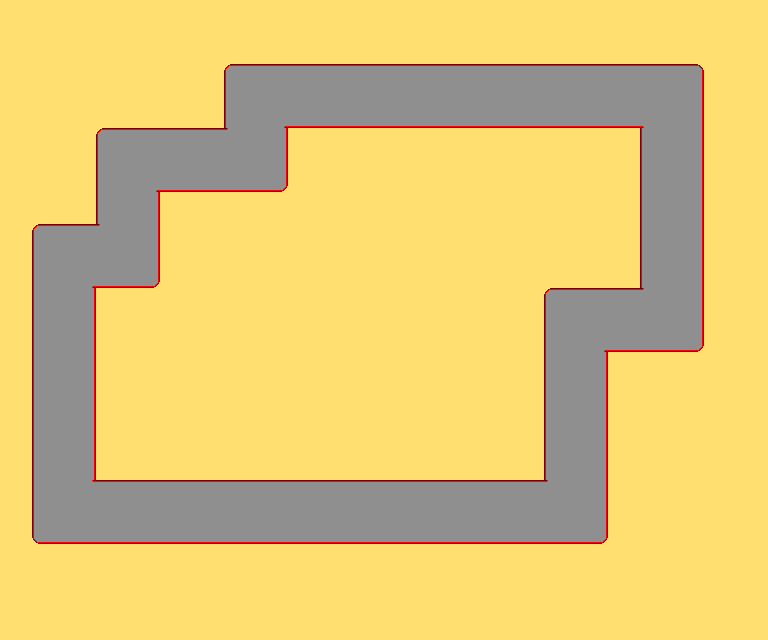

A level layout from a 2D game, rendered from its tile map. Below: a short description, then the map file with its tile-grid data intact:
An orthogonal 24x20 tile map with 32x32 px tiles, 2 tile layers (Around, Pista).

<map version="1.0" tiledversion="1.1.4" orientation="orthogonal" renderorder="right-down" width="24" height="20" tilewidth="32" tileheight="32" infinite="0" nextobjectid="1">
 <tileset firstgid="1" name="spritesheet_pista" tilewidth="32" tileheight="32" tilecount="16" columns="4">
  <image source="tileset/spritesheet_pista.png" width="128" height="128" />
 </tileset>
 <layer name="Around" width="24" height="20">
  <data encoding="csv">
13,13,13,13,13,13,13,13,13,13,13,13,13,13,13,13,13,13,13,13,13,13,13,13,
13,13,13,13,13,13,13,13,13,13,13,13,13,13,13,13,13,13,13,13,13,13,13,13,
13,13,13,13,13,13,13,13,13,13,13,13,13,13,13,13,13,13,13,13,13,13,13,13,
13,13,13,13,13,13,13,13,13,13,13,13,13,13,13,13,13,13,13,13,13,13,13,13,
13,13,13,13,13,13,13,13,13,13,13,13,13,13,13,13,13,13,13,13,13,13,13,13,
13,13,13,13,13,13,13,13,13,13,13,13,13,13,13,13,13,13,13,13,13,13,13,13,
13,13,13,13,13,13,13,13,13,13,13,13,13,13,13,13,13,13,13,13,13,13,13,13,
13,13,13,13,13,13,13,13,13,13,13,13,13,13,13,13,13,13,13,13,13,13,13,13,
13,13,13,13,13,13,13,13,13,13,13,13,13,13,13,13,13,13,13,13,13,13,13,13,
13,13,13,13,13,13,13,13,13,13,13,13,13,13,13,13,13,13,13,13,13,13,13,13,
13,13,13,13,13,13,13,13,13,13,13,13,13,13,13,13,13,13,13,13,13,13,13,13,
13,13,13,13,13,13,13,13,13,13,13,13,13,13,13,13,13,13,13,13,13,13,13,13,
13,13,13,13,13,13,13,13,13,13,13,13,13,13,13,13,13,13,13,13,13,13,13,13,
13,13,13,13,13,13,13,13,13,13,13,13,13,13,13,13,13,13,13,13,13,13,13,13,
13,13,13,13,13,13,13,13,13,13,13,13,13,13,13,13,13,13,13,13,13,13,13,13,
13,13,13,13,13,13,13,13,13,13,13,13,13,13,13,13,13,13,13,13,13,13,13,13,
13,13,13,13,13,13,13,13,13,13,13,13,13,13,13,13,13,13,13,13,13,13,13,13,
13,13,13,13,13,13,13,13,13,13,13,13,13,13,13,13,13,13,13,13,13,13,13,13,
13,13,13,13,13,13,13,13,13,13,13,13,13,13,13,13,13,13,13,13,13,13,13,13,
13,13,13,13,13,13,13,13,13,13,13,13,13,13,13,13,13,13,13,13,13,13,13,13
</data>
 </layer>
 <layer name="Pista" width="24" height="20">
  <data encoding="csv">
0,0,0,0,0,0,0,0,0,0,0,0,0,0,0,0,0,0,0,0,0,0,0,0,
0,0,0,0,0,0,0,0,0,0,0,0,0,0,0,0,0,0,0,0,0,0,0,0,
0,0,0,0,0,0,0,6,11,11,11,11,11,11,11,11,11,11,11,11,11,2,0,0,
0,0,0,0,0,0,0,9,12,3,3,3,3,3,3,3,3,3,3,3,8,5,0,0,
0,0,0,6,11,11,11,7,5,0,0,0,0,0,0,0,0,0,0,0,9,5,0,0,
0,0,0,9,12,3,3,3,1,0,0,0,0,0,0,0,0,0,0,0,9,5,0,0,
0,0,0,9,5,0,0,0,0,0,0,0,0,0,0,0,0,0,0,0,9,5,0,0,
0,6,11,7,5,0,0,0,0,0,0,0,0,0,0,0,0,0,0,0,9,5,0,0,
0,9,12,3,1,0,0,0,0,0,0,0,0,0,0,0,0,0,0,0,9,5,0,0,
0,9,5,0,0,0,0,0,0,0,0,0,0,0,0,0,0,6,11,11,7,5,0,0,
0,9,5,0,0,0,0,0,0,0,0,0,0,0,0,0,0,9,12,3,3,1,0,0,
0,9,5,0,0,0,0,0,0,0,0,0,0,0,0,0,0,9,5,0,0,0,0,0,
0,9,5,0,0,0,0,0,0,0,0,0,0,0,0,0,0,9,5,0,0,0,0,0,
0,9,5,0,0,0,0,0,0,0,0,0,0,0,0,0,0,9,5,0,0,0,0,0,
0,9,5,0,0,0,0,0,0,0,0,0,0,0,0,0,0,9,5,0,0,0,0,0,
0,9,4,11,11,11,11,11,11,11,11,11,11,11,11,11,11,7,5,0,0,0,0,0,
0,10,3,3,3,3,3,3,3,3,3,3,3,3,3,3,3,3,1,0,0,0,0,0,
0,0,0,0,0,0,0,0,0,0,0,0,0,0,0,0,0,0,0,0,0,0,0,0,
0,0,0,0,0,0,0,0,0,0,0,0,0,0,0,0,0,0,0,0,0,0,0,0,
0,0,0,0,0,0,0,0,0,0,0,0,0,0,0,0,0,0,0,0,0,0,0,0
</data>
 </layer>
</map>
